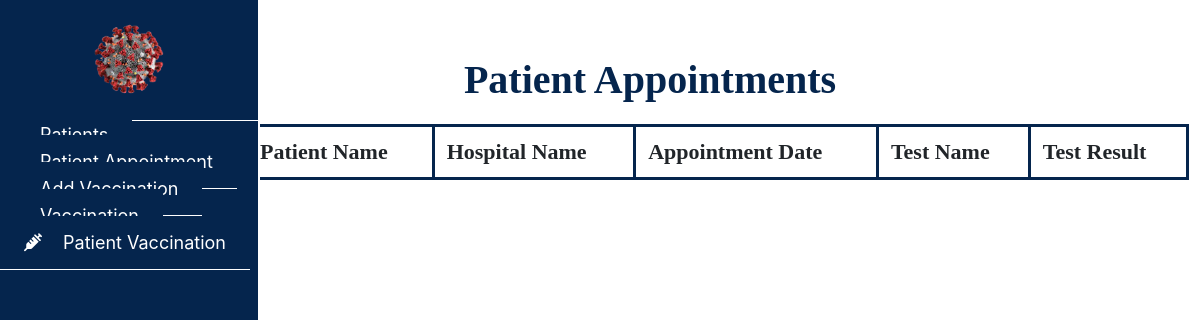
The app's page /hospital/patientappointment.php (signed in), older data.
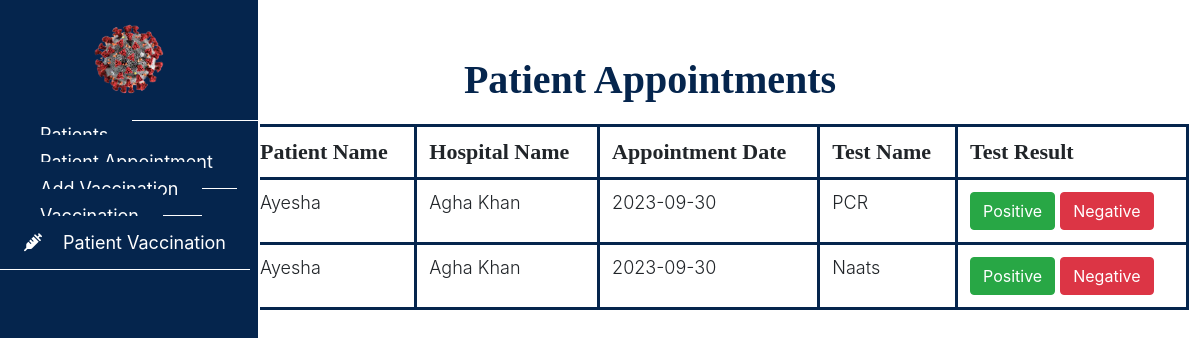
The same page, newer data.
### tables this page shows
CREATE TABLE `appointment` (
  `app_id` int(11) NOT NULL,
  `patient_id` int(11) DEFAULT NULL,
  `hospital_id` int(11) DEFAULT NULL,
  `app_date` date DEFAULT NULL,
  `status` int(11) DEFAULT NULL,
  `app_time` time DEFAULT NULL,
  `test_name` varchar(255) NOT NULL,
  `approval_status` enum('Pending','Approved','Rejected') DEFAULT 'Pending'
);

CREATE TABLE `patient` (
  `patient_id` int(11) NOT NULL,
  `patient_name` varchar(255) DEFAULT NULL,
  `address` varchar(255) DEFAULT NULL,
  `email` varchar(255) DEFAULT NULL,
  `password` varchar(255) DEFAULT NULL
);

CREATE TABLE `hospital` (
  `hospital_id` int(11) NOT NULL,
  `hospital_name` varchar(255) DEFAULT NULL,
  `location` varchar(255) DEFAULT NULL,
  `password` varchar(255) DEFAULT NULL,
  `status` int(11) NOT NULL,
  `approval_status` enum('Pending','Approved','Rejected') DEFAULT 'Pending'
);

### hospital/patientappointment.php (the view, shortened to what this page needs)
<?php
include("../connection.php");
?>
<html lang="en">
<head>
    <link rel="stylesheet" href="../admin/assets/style.css">
    <link rel="stylesheet" href="https://cdn.usebootstrap.com/bootstrap/3.3.7/css/bootstrap.min.css">
    <link rel="stylesheet"
        href="https://cdnjs.cloudflare.com/ajax/libs/material-design-iconic-font/2.2.0/css/material-design-iconic-font.min.css">
    <link rel="stylesheet" href="https://cdnjs.cloudflare.com/ajax/libs/font-awesome/6.4.0/css/all.min.css">
</head>
<body>
    <div id="sidebar">
        <header>
            <a href="#"><img src="../images/covidlogo.png" alt="" style="width:120px ; height:120;padding: 20px;"></a>
        </header>
        <ul class="nav">
            <li>
                <a href="patientlist.php">
                </a>
            </li>
            <li>
                <a href="patientappointment.php">
                </a>
            </li>
            <li>
                <a href="addvaccine.php">
                </a>
            </li>
            <li>
                <a href="vacstatus.php">
                </a>
            </li>
            <li>
                <a href="patientvacstatus.php">
                    <i class="fas fa-syringe"></i> Patient Vaccination
                </a>
            </li>
        </ul>
    </div>
    <nav class="navbar">
        <div class="container-fluid">
            <ul class="nav navbar-nav navbar-right">
                <li class="dropdown">
                    <a href="#" class="dropdown-toggle" data-toggle="dropdown">
                    </a>
                </li>
            </ul>
        </div>
    </nav>
    <div class="container-fluid" id="all-products">
        <h1 class="text-center">Patient Appointments</h1>
        <div class="container">
            <table class="table">
                <thead>
                    <tr>
                        <th>Patient Name</th>
                        <th>Hospital Name</th>
                        <th>Appointment Date</th>
                        <th>Test Name</th>
                        <th>Test Result</th>
                    </tr>
                </thead>
                <tbody>
                    <?php
                    $hospital_id = $_SESSION['hospital_id'];
                    $query = "SELECT a.*, p.patient_name FROM appointment a JOIN patient p ON a.patient_id = p.patient_id WHERE a.approval_status = 'Approved' AND a.hospital_id = $hospital_id";
                    $result = mysqli_query($con, $query);
                    while ($row = mysqli_fetch_assoc($result)):
                        $patient_id = $row['patient_id'];
                        $patient_query = "SELECT patient_name FROM patient WHERE patient_id = $patient_id";
                        $patient_result = mysqli_query($con, $patient_query);
                        $hospital_query = "SELECT hospital_name FROM hospital WHERE hospital_id = $hospital_id";
                        $hospital_result = mysqli_query($con, $hospital_query);
                        if ($patient_result && $hospital_result):
                            $patient_data = mysqli_fetch_assoc($patient_result);
                            $hospital_data = mysqli_fetch_assoc($hospital_result);
                            $patient_name = $patient_data['patient_name'];
                            $hospital_name = $hospital_data['hospital_name'];
                            ?>
                            <tr data-appid="<?= $row['app_id'] ?>">
                                <td>
                                    <?= $patient_name ?>
                                </td>
                                <td>
                                    <?= $hospital_name ?>
                                </td>
                                <td>
                                    <?= $row['app_date'] ?>
                                </td>
                                <td>
                                    <?= $row['test_name'] ?>
                                </td>
                                <td>
                                    <button class="btn btn-success"
                                        onclick="updateStatus(<?= $row['app_id'] ?>, 1, this)">Positive</button>
                                    <button class="btn btn-danger"
                                        onclick="updateStatus(<?= $row['app_id'] ?>, 0, this)">Negative</button>
                                </td>
                            </tr>
                        <?php endif; ?>
                    <?php endwhile; ?>
                </tbody>
            </table>
        </div>
    </div>
</body>
</html>

Row changes from the older to the newer data that the page shows:
added appointment: patient.patient_name "Ayesha", hospital.hospital_name "Agha Khan", app_date "2023-09-30", test_name "PCR"
added appointment: patient.patient_name "Ayesha", hospital.hospital_name "Agha Khan", app_date "2023-09-30", test_name "Naats"
